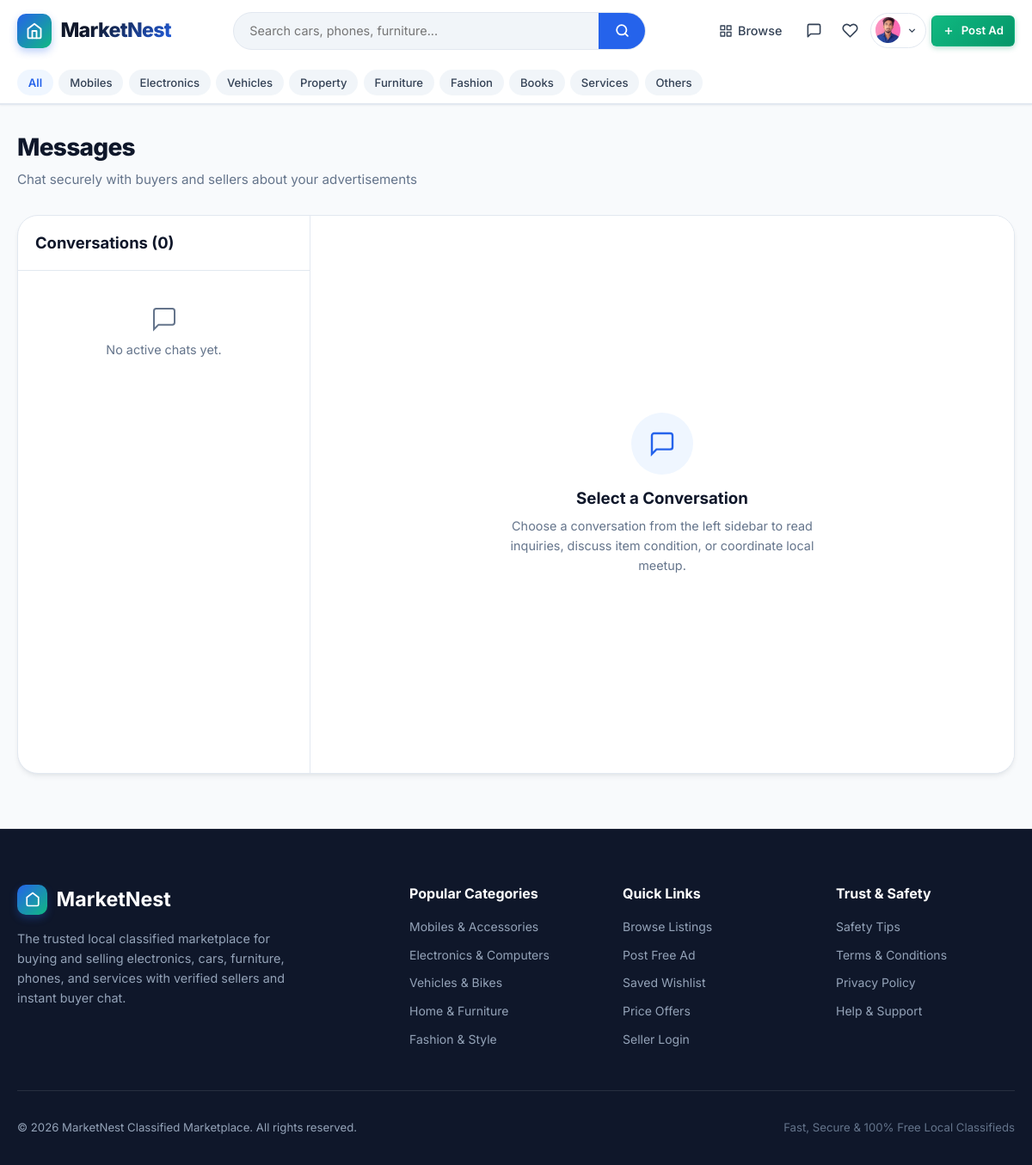
/messages/ (signed in), run on the app's committed database.
### marketplace/models.py (models this page shows, shortened)
class Profile(models.Model):
    user = models.OneToOneField(User, on_delete=models.CASCADE, related_name='profile')
    phone = models.CharField(max_length=20, blank=True)
    location = models.CharField(max_length=120, blank=True, default='Mumbai, India')
    bio = models.TextField(blank=True, max_length=500)
    avatar = models.ImageField(upload_to='avatars/', blank=True, null=True)
    created_at = models.DateTimeField(auto_now_add=True)
    updated_at = models.DateTimeField(auto_now=True)
    @property
    def avatar_url(self):
        if self.avatar and hasattr(self.avatar, 'url'):
            return self.avatar.url
        return None

class Category(models.Model):
    name = models.CharField(max_length=80, unique=True)
    slug = models.SlugField(max_length=100, unique=True, blank=True)
    icon = models.CharField(max_length=50, default='tag', help_text='Icon identifier (e.g. smartphone, laptop, car, home, armchair, shirt, book, briefcase, wrench, box)')
    description = models.TextField(blank=True)
    order = models.PositiveIntegerField(default=0)
    class Meta:
        verbose_name_plural = 'Categories'
        ordering = ['order', 'name']

### marketplace/views.py (the view)
# urls.py: path('messages/', views.messages_inbox_view, name='messages_inbox'),
@login_required
def messages_inbox_view(request):
    conversations = Conversation.objects.filter(
        Q(buyer=request.user) | Q(seller=request.user)
    ).select_related('listing', 'buyer', 'seller', 'buyer__profile', 'seller__profile').prefetch_related('messages')
    for convo in conversations:
        convo.other_user = convo.seller if convo.buyer == request.user else convo.buyer
        convo.unread_count = convo.unread_count_for_user(request.user)
    context = {
        'conversations': conversations,
        'active_conversation': None,
    }
    return render(request, 'messages.html', context)

### marketplace/context_processors.py (called while the page is built)
def marketplace_context(request):
    context = {
        'all_categories': Category.objects.all()[:10],
        'favorites_count': 0,
        'unread_messages_count': 0,
        'pending_offers_count': 0,
    }
    if request.user.is_authenticated:
        context['favorites_count'] = Favorite.objects.filter(user=request.user).count()
        context['unread_messages_count'] = Message.objects.filter(
            conversation__in=request.user.buyer_conversations.all() | request.user.seller_conversations.all(),
            is_read=False
        ).exclude(sender=request.user).count()
        context['pending_offers_count'] = Offer.objects.filter(
            seller=request.user,
            status='pending'
        ).count()
    return context

### marketplace/templates/messages.html (shortened to what this page needs)
{% extends 'base.html' %}
{% load static %}
{% block content %}
<div class="container" style="padding-top: 2rem;">
  <div style="margin-bottom: 1.5rem;">
    <h1 class="section-title">Messages</h1>
    <p class="section-subtitle">Chat securely with buyers and sellers about your advertisements</p>
  </div>
  <div class="messages-layout">
    <div class="conversations-sidebar">
      <div class="conversations-header">
        <h3>Conversations ({{ conversations|length }})</h3>
      </div>
      <div class="conversations-list">
        {% for convo in conversations %}
          <a href="{% url 'conversation_detail' convo.id %}" class="conversation-item {% if active_conversation and active_conversation.id == convo.id %}active{% endif %}">
            <div class="convo-avatar">
              {% if convo.other_user.profile.avatar_url %}
                <img src="{{ convo.other_user.profile.avatar_url }}" alt="{{ convo.other_user.username }}">
              {% else %}
                {{ convo.other_user.username|make_list|first|upper }}
              {% endif %}
            </div>
            <div class="convo-info">
              <div class="convo-name-row">
                <span class="convo-name">{{ convo.other_user.username }}</span>
                <span class="convo-time">{{ convo.updated_at|date:"M d" }}</span>
              </div>
              <div class="convo-listing">{{ convo.listing.title|truncatechars:28 }}</div>
              <div class="convo-last-msg">
                {% if convo.latest_message %}
                  {{ convo.latest_message.content|truncatechars:32 }}
                {% else %}
                  New conversation started
                {% endif %}
              </div>
            </div>
            {% if convo.unread_count > 0 %}
              <div style="align-self: center;">
                <span class="badge badge-danger" style="font-size: 0.65rem; border-radius: 9999px; padding: 2px 6px;">{{ convo.unread_count }}</span>
              </div>
            {% endif %}
          </a>
        {% empty %}
          <div style="padding: 2.5rem 1rem; text-align: center; color: var(--text-muted);">
            <svg width="32" height="32" viewBox="0 0 24 24" fill="none" stroke="currentColor" stroke-width="1.5" style="margin: 0 auto 0.5rem auto;"><path d="M21 15a2 2 0 0 1-2 2H7l-4 4V5a2 2 0 0 1 2-2h14a2 2 0 0 1 2 2z"></path></svg>
            <p style="font-size: 0.9rem;">No active chats yet.</p>
          </div>
        {% endfor %}
      </div>
    </div>
    <div class="chat-window">
      {% if active_conversation %}
        <div class="chat-header">
          <div style="display: flex; align-items: center; gap: 0.75rem;">
            <div class="avatar-circle">
              {% if other_user.profile.avatar_url %}
                <img src="{{ other_user.profile.avatar_url }}" alt="{{ other_user.username }}">
              {% else %}
                {{ other_user.username|make_list|first|upper }}
              {% endif %}
            </div>
            <div>
              <div style="font-weight: 700; color: var(--text-main);">{{ other_user.username }}</div>
              <div style="font-size: 0.75rem; color: var(--text-muted);">{{ other_user.profile.location|default:"Local Member" }}</div>
            </div>
          </div>
          <a href="{% url 'public_profile' other_user.username %}" class="btn btn-outline btn-sm">View Profile</a>
        </div>
        <div class="chat-listing-banner">
          {% if active_conversation.listing.primary_image_url %}
            <img src="{{ active_conversation.listing.primary_image_url }}" alt="Item" style="width: 38px; height: 38px; border-radius: 4px; object-fit: cover;">
          {% endif %}
          <div style="flex: 1; min-width: 0;">
            <a href="{% url 'product_detail' active_conversation.listing.id %}" style="font-weight: 700; color: var(--text-main);">
              {{ active_conversation.listing.title }}
            </a>
            <span style="color: var(--primary); font-weight: 800; margin-left: 0.5rem;">
              {{ active_conversation.listing.formatted_price }}
            </span>
          </div>
          <a href="{% url 'product_detail' active_conversation.listing.id %}" class="btn btn-outline btn-sm" style="background:#fff;">View Ad</a>
        </div>
        <div class="chat-messages-body" id="chatMessagesBody">
          {% for msg in messages_list %}
            <div class="message-bubble {% if msg.sender == user %}message-sent{% else %}message-received{% endif %}">
              <div>{{ msg.content|linebreaksbr }}</div>
              <div class="message-meta">{{ msg.created_at|date:"M d, g:i a" }}</div>
            </div>
          {% empty %}
            <p style="text-align: center; color: var(--text-muted); margin: auto;">No messages in this chat yet. Say hello!</p>
          {% endfor %}
        </div>
        <div class="chat-input-bar">
          <form method="POST" class="chat-form">
            {% csrf_token %}
            <textarea name="content" class="form-control" placeholder="Type a message to {{ other_user.username }}..." required></textarea>
            <button type="submit" class="btn btn-primary" style="height: 2.75rem;">
              <svg width="18" height="18" viewBox="0 0 24 24" fill="none" stroke="currentColor" stroke-width="2"><line x1="22" y1="2" x2="11" y2="13"></line><polygon points="22 2 15 22 11 13 2 9 22 2"></polygon></svg>
              <span>Send</span>
            </button>
          </form>
        </div>
      {% else %}
        <div style="display: flex; flex-direction: column; align-items: center; justify-content: center; height: 100%; color: var(--text-muted); padding: 2rem; text-align: center;">
          <div class="empty-icon-box" style="margin-bottom: 1rem;">
            <svg width="32" height="32" viewBox="0 0 24 24" fill="none" stroke="currentColor" stroke-width="1.8"><path d="M21 15a2 2 0 0 1-2 2H7l-4 4V5a2 2 0 0 1 2-2h14a2 2 0 0 1 2 2z"></path></svg>
          </div>
          <h3 style="color: var(--text-main); margin-bottom: 0.5rem;">Select a Conversation</h3>
          <p style="max-width: 360px; font-size: 0.9rem;">Choose a conversation from the left sidebar to read inquiries, discuss item condition, or coordinate local meetup.</p>
        </div>
      {% endif %}
    </div>
  </div>
</div>
{% endblock %}

### marketplace/templates/base.html (shortened to what this page needs)
{% load static %}
<!DOCTYPE html>
<html lang="en">
<head>
  <link rel="stylesheet" href="{% static 'css/style.css' %}">
</head>
<body>
<header class="site-header">
  <div class="container">
    <nav class="navbar">
      <a href="{% url 'home' %}" class="brand-logo" id="siteLogo">
        <div class="brand-icon-box">
          <svg width="20" height="20" viewBox="0 0 24 24" fill="none" stroke="currentColor" stroke-width="2.2" stroke-linecap="round" stroke-linejoin="round">
            <path d="m3 9 9-7 9 7v11a2 2 0 0 1-2 2H5a2 2 0 0 1-2-2z"></path>
            <polyline points="9 22 9 12 15 12 15 22"></polyline>
          </svg>
        </div>
        <span class="brand-name">MarketNest</span>
      </a>
      <div class="header-search">
        <form action="{% url 'browse' %}" method="GET" class="search-bar-inline">
          <input type="text" name="q" placeholder="Search cars, phones, furniture..." value="{{ request.GET.q }}">
          <button type="submit" aria-label="Search">
            <svg width="17" height="17" viewBox="0 0 24 24" fill="none" stroke="currentColor" stroke-width="2.5" stroke-linecap="round" stroke-linejoin="round">
              <circle cx="11" cy="11" r="8"></circle><line x1="21" y1="21" x2="16.65" y2="16.65"></line>
            </svg>
          </button>
        </form>
      </div>
      <div class="nav-actions">
        <div class="nav-links-desktop" id="navDesktopLinks">
          <a href="{% url 'browse' %}" class="nav-link">
            Browse
          </a>
          {% if user.is_authenticated %}
            <a href="{% url 'messages_inbox' %}" class="nav-icon-btn" title="Messages">
              <svg width="19" height="19" viewBox="0 0 24 24" fill="none" stroke="currentColor" stroke-width="2" stroke-linecap="round" stroke-linejoin="round">
                <path d="M21 15a2 2 0 0 1-2 2H7l-4 4V5a2 2 0 0 1 2-2h14a2 2 0 0 1 2 2z"></path>
              </svg>
            </a>
            <a href="{% url 'favorites' %}" class="nav-icon-btn" title="Saved">
              <svg width="19" height="19" viewBox="0 0 24 24" fill="none" stroke="currentColor" stroke-width="2" stroke-linecap="round" stroke-linejoin="round">
                <path d="M20.84 4.61a5.5 5.5 0 0 0-7.78 0L12 5.67l-1.06-1.06a5.5 5.5 0 0 0-7.78 7.78l1.06 1.06L12 21.23l7.78-7.78 1.06-1.06a5.5 5.5 0 0 0 0-7.78z"></path>
              </svg>
            </a>
            <div class="user-menu-dropdown">
              <button type="button" class="user-avatar-btn" id="userMenuBtn" aria-expanded="false">
                <div class="avatar-circle">
                  {% if user.profile.avatar_url %}
                    <img src="{{ user.profile.avatar_url }}" alt="{{ user.username }}">
                  {% else %}
                    {{ user.username|make_list|first|upper }}
                  {% endif %}
                </div>
                <svg width="13" height="13" viewBox="0 0 24 24" fill="none" stroke="currentColor" stroke-width="2.5">
                  <polyline points="6 9 12 15 18 9"></polyline>
                </svg>
              </button>
            </div>
          {% else %}
            <a href="{% url 'login' %}" class="nav-link">Log In</a>
            <a href="{% url 'register' %}" class="btn btn-outline-primary btn-sm">Register</a>
          {% endif %}
          <a href="{% url 'create_listing' %}" class="btn btn-accent btn-sm" id="postAdBtn">
            <svg width="14" height="14" viewBox="0 0 24 24" fill="none" stroke="currentColor" stroke-width="2.5"><line x1="12" y1="5" x2="12" y2="19"></line><line x1="5" y1="12" x2="19" y2="12"></line></svg>
            Post Ad
          </a>
        </div>
      </div>
    </nav>
  </div>
  {% if all_categories %}
  <div class="category-subnav">
    <div class="container">
      <ul class="category-subnav-list">
        <li class="category-subnav-item">
          <a href="{% url 'browse' %}" class="{% if not request.GET.category %}active{% endif %}">All</a>
        </li>
        {% for cat in all_categories %}
        <li class="category-subnav-item">
          <a href="{% url 'browse' %}?category={{ cat.slug }}" class="{% if request.GET.category == cat.slug %}active{% endif %}">{{ cat.name }}</a>
        </li>
        {% endfor %}
      </ul>
    </div>
  </div>
  {% endif %}
</header>
<main class="main-content">
  {% block content %}{% endblock %}
</main>
<footer class="site-footer">
  <div class="container">
    <div class="footer-grid">
      <div class="footer-brand">
        <div style="display:flex;align-items:center;gap:0.65rem;margin-bottom:1rem;">
          <div class="brand-icon-box" style="width:2.2rem;height:2.2rem;">
            <svg width="18" height="18" viewBox="0 0 24 24" fill="none" stroke="currentColor" stroke-width="2.2">
              <path d="m3 9 9-7 9 7v11a2 2 0 0 1-2 2H5a2 2 0 0 1-2-2z"></path>
            </svg>
          </div>
          <h3 style="margin-bottom:0;color:#fff;">MarketNest</h3>
        </div>
        <p>The trusted local classified marketplace for buying and selling electronics, cars, furniture, phones, and services with verified sellers and instant buyer chat.</p>
      </div>
      <div class="footer-col">
        <h4>Popular Categories</h4>
        <div class="footer-links">
          <a href="{% url 'browse' %}?category=mobiles">Mobiles &amp; Accessories</a>
          <a href="{% url 'browse' %}?category=electronics">Electronics &amp; Computers</a>
          <a href="{% url 'browse' %}?category=vehicles">Vehicles &amp; Bikes</a>
          <a href="{% url 'browse' %}?category=furniture">Home &amp; Furniture</a>
          <a href="{% url 'browse' %}?category=fashion">Fashion &amp; Style</a>
        </div>
      </div>
      <div class="footer-col">
        <h4>Quick Links</h4>
        <div class="footer-links">
          <a href="{% url 'browse' %}">Browse Listings</a>
          <a href="{% url 'create_listing' %}">Post Free Ad</a>
          <a href="{% url 'favorites' %}">Saved Wishlist</a>
          <a href="{% url 'offers_list' %}">Price Offers</a>
          <a href="{% url 'login' %}">Seller Login</a>
        </div>
      </div>
      <div class="footer-col">
        <h4>Trust &amp; Safety</h4>
        <div class="footer-links">
          <a href="#safety">Safety Tips</a>
          <a href="#terms">Terms &amp; Conditions</a>
          <a href="#privacy">Privacy Policy</a>
          <a href="#contact">Help &amp; Support</a>
        </div>
      </div>
    </div>
    <div class="footer-bottom">
      <p>&copy; {% now "Y" %} MarketNest Classified Marketplace. All rights reserved.</p>
      <p style="color:#64748b;">Fast, Secure &amp; 100% Free Local Classifieds</p>
    </div>
  </div>
</footer>
</body>
</html>

### data on the page
Category: name "Mobiles"
Category: name "Electronics"
Category: name "Vehicles"
Category: name "Property"
Category: name "Furniture"
Category: name "Fashion"
Category: name "Books"
Category: name "Services"
Category: name "Others"

### other printed values
{{ conversations|length }} "0"
